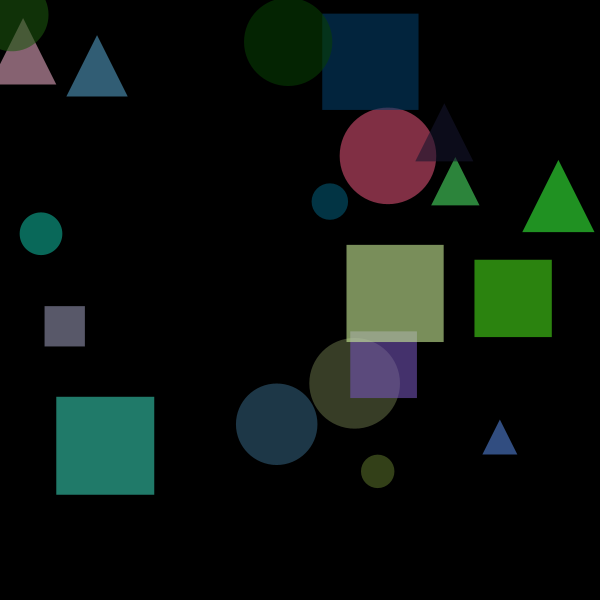
Frame 1 (no input)
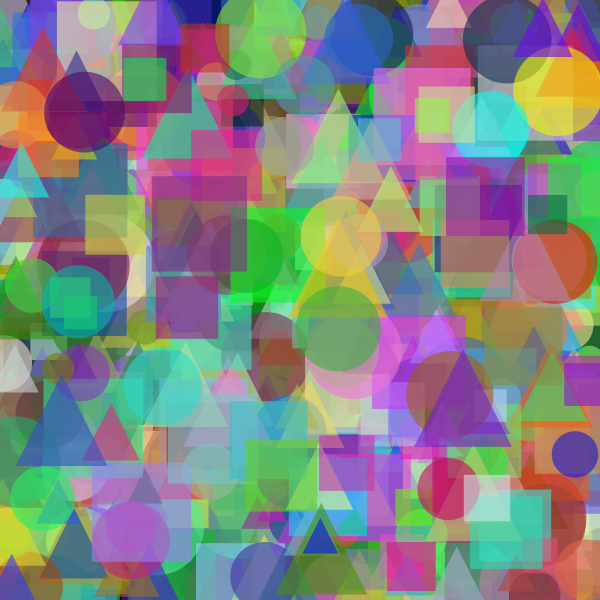
Frame 60 (the mouse pressed at the canvas centre just before this capture)
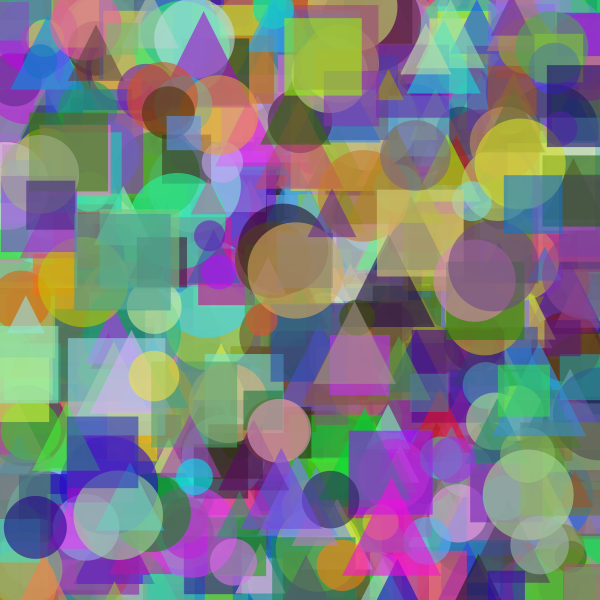
Frame 120 (the mouse held since frame 60 and released just before this capture)

The Processing sketch that drew these frames (run headless with seeded random() and noise(); from frame 60 on, the mouse is pressed at the canvas centre):

// Processing sketch: shapesfunction
// ── shapesfunction.pde
void setup() {
  size(600, 600);
  background(0);
  //noLoop();  // Draw once for a static artwork
}

void draw() {
  // Generate multiple shapes across the canvas
  for (int i = 0; i < 20; i++) {
    // Choose random positions and sizes
    float x = random(width);
    float y = random(height);
    float s = random(30, 100);
    
    // Call a custom function to draw an abstract shape
    drawAbstractShape(x, y, s);
  }
}

// This function draws a random abstract shape at (x, y) with a given size
void drawAbstractShape(float x, float y, float size) {
  // Choose a random shape type: 0 for ellipse, 1 for rectangle, 2 for triangle
  int shapeType = int(random(3));
  
  // Set a random fill color with some transparency
  fill(random(255), random(255), random(255), 150);
  noStroke();
  
  if (shapeType == 0) {
    // Draw an ellipse centered at (x, y)
    ellipse(x, y, size, size);
  } else if (shapeType == 1) {
    // Draw a rectangle with (x, y) as the center
    rectMode(CENTER);
    rect(x, y, size, size);
  } else {
    // Draw a triangle centered around (x, y)
    float halfSize = size / 2;
    triangle(x, y - halfSize, x - halfSize, y + halfSize, x + halfSize, y + halfSize);
  }
}

// noLoop() stops the draw() function from executing repeatedly. Without it, 
// Processing automatically calls draw() over and over, which is great for animations. 
// In our example, we only want to create a single piece of generative artwork, so calling 
// noLoop() ensures the artwork is drawn once and then remains static.
